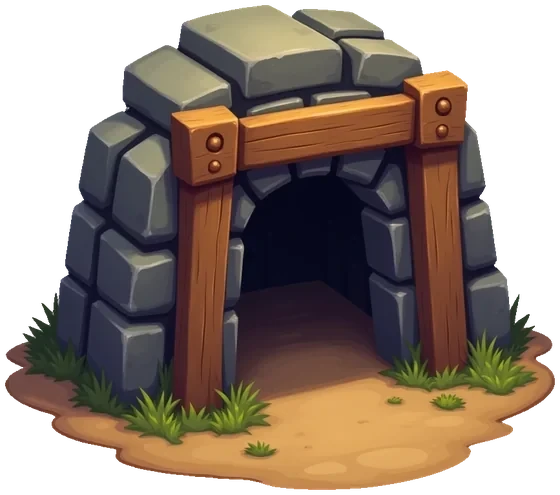
#> input picture assets/beam_frame.webp, 560 x 495 px; its folder holds only this picture in this run
$ python bleed_alpha.py
#> lines starting #> are read from the running program, lines starting #| are printed output that depends on the picture; after the words box and inside, x2 and y2 are one past the last pixel; in counts of white or black regions, pixels touching at a corner belong together
#> in main, im is the input picture: PIL image 560x495 RGBA; mean R, G, B, A 92.6, 73.7, 59.3, 174.3
"""Bleed sprite colour into the transparent border, so filtering has no black to find.

    python tools/bleed_alpha.py            # fix assets/ in place
    python tools/bleed_alpha.py --check    # report only, change nothing

The cut leaves transparent pixels at RGB 0,0,0 and the WebP encoder leaves a few
thousand partly-transparent pixels along every silhouette. Neither matters while
a sprite is drawn at its own size — but the moment the GPU filters it, whether
down a mip chain or through the occluder blur, it averages the visible edge with
that black and the object gets a dark rim. That is the "grey outline on blur".

Straight alpha is kept; only the colour of pixels nobody can see is changed. The
opaque colour is grown outward by repeated nearest-neighbour dilation, so a
filtered edge samples the object instead of the void. Composited output at full
resolution is bit-for-bit what it was — alpha is never touched.
"""

import argparse
import pathlib

import numpy as np
from PIL import Image
from scipy import ndimage

ROOT = pathlib.Path(__file__).resolve().parent.parent
ASSETS = ROOT / "assets"
QUALITY = 90
DEPTH = 12          # how far the colour is grown; a mip chain reaches this far


def bleed(rgba, depth=DEPTH):
#> called with depth = 12
    rgb = rgba[..., :3].astype(np.uint8)
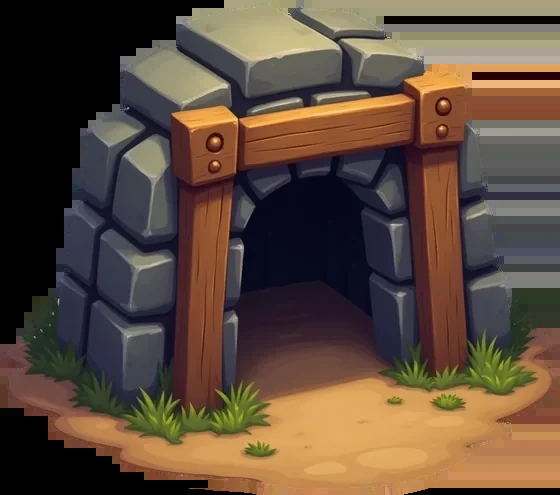
#> rgb: shape (495, 560, 3); mean R, G, B 92.6, 73.7, 59.3
    alpha = rgba[..., 3]
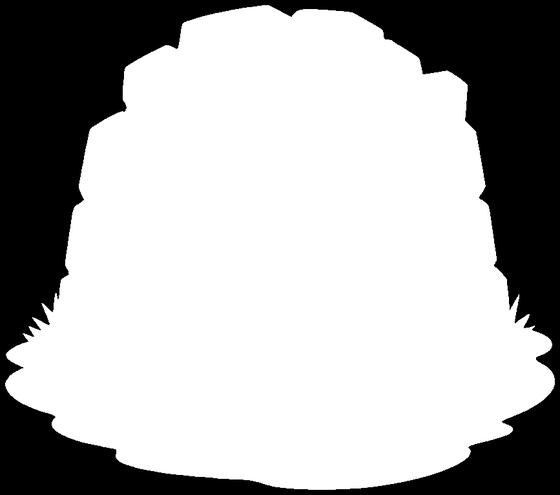
#> alpha: shape (495, 560); min 0, max 255, mean 174.3
    solid = alpha > 8
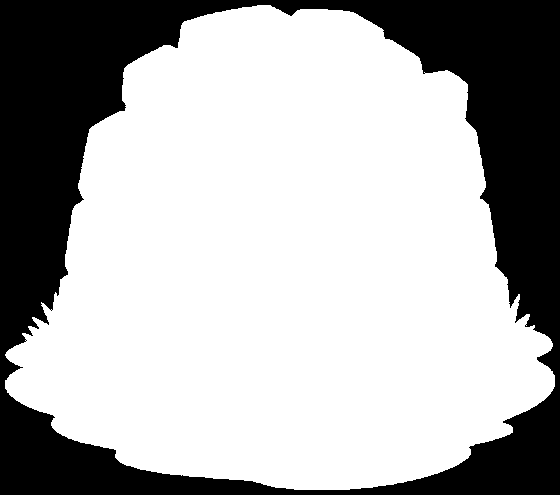
#> solid: shape (495, 560) bool; 68.7% white; 1 black region, box (x1, y1, x2, y2) and area: (0, 0, 560, 495) 86660
    if solid.all() or not solid.any():
        return rgba, 0

    # nearest opaque pixel for every pixel, in one pass
    idx = ndimage.distance_transform_edt(~solid, return_distances=False,
                                         return_indices=True)
    filled = rgb[tuple(idx)]
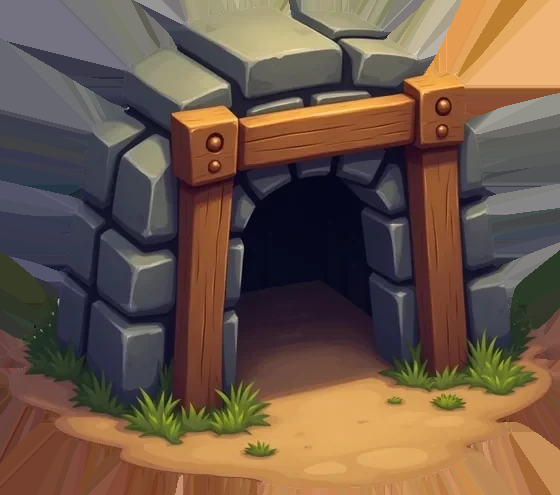
#> filled: shape (495, 560, 3); mean R, G, B 109.4, 87.6, 72
    reach = ndimage.distance_transform_edt(~solid) <= depth
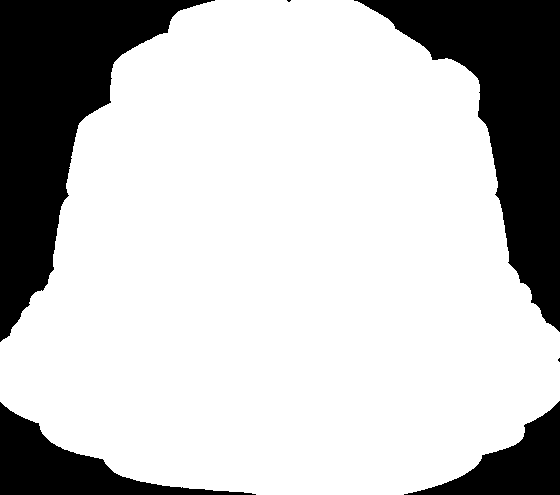
#> reach: shape (495, 560) bool; 76% white; 6 black regions (2 under 20 px), largest, box (x1, y1, x2, y2) and area: (0, 0, 215, 342) 27759, (354, 0, 560, 332) 25384, (0, 402, 256, 495) 7540, (404, 401, 560, 495) 5838
    out = rgb.copy()
    out[~solid & reach] = filled[~solid & reach]
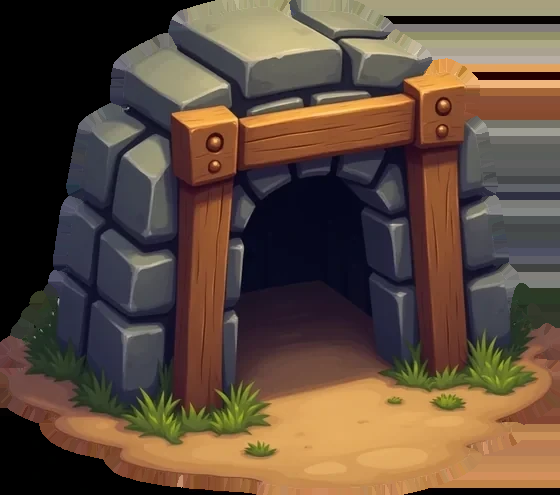
#> out: shape (495, 560, 3); 6.77% of pixels changed, all inside (x1, y1, x2, y2) = (0, 0, 560, 495)
    # partly-transparent pixels carry the encoder's own colour, which is already
    # mixed with the void; give them the nearest solid colour too
    edge = solid & (alpha < 248)
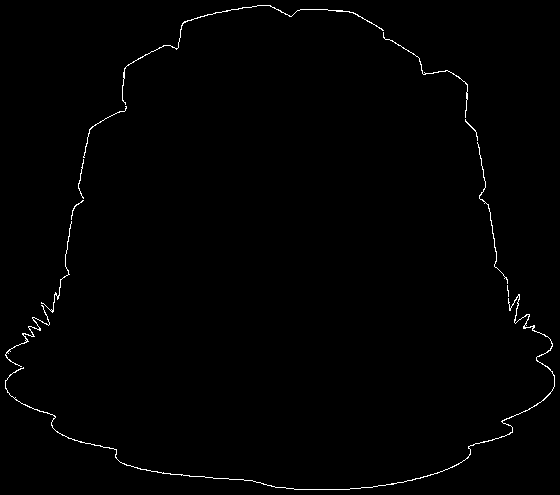
#> edge: shape (495, 560) bool; 0.78% white in thin lines or dots
    out[edge] = filled[edge]
    changed = int((~solid & reach).sum() + edge.sum())
#> changed = 22301
    return np.dstack([out, alpha]), changed


def main():
    ap = argparse.ArgumentParser()
    ap.add_argument("--check", action="store_true")
    args = ap.parse_args()

    files = sorted(ASSETS.glob("*.webp"))
    if not files:
        raise SystemExit(f"нет спрайтов в {ASSETS}")

    total = touched = 0
    for p in files:
        im = Image.open(p)
        if im.mode != "RGBA":
            continue
        a = np.asarray(im.convert("RGBA"))
        out, changed = bleed(a)
#> out: shape (495, 560, 4)
#> changed = 22301
        if not changed:
            continue
        total += changed
#> total = 22301
        touched += 1
        if not args.check:
            Image.fromarray(out, mode="RGBA").save(p, quality=QUALITY, method=6)
    verb = "нашлось бы" if args.check else "залито"
    print(f"{verb} {total} пикселей в {touched} спрайтах из {len(files)}"
          f" (альфа не тронута, глубина {DEPTH}px)")
#| залито 22301 пикселей в 1 спрайтах из 1 (альфа не тронута, глубина 12px)


if __name__ == "__main__":
    main()

$ run again, on assets/biome_crystals-480.webp
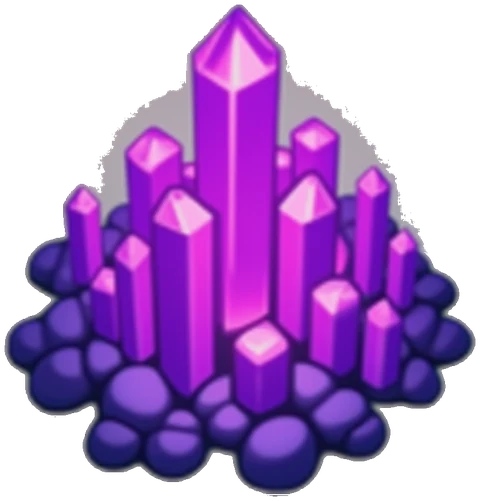
#> input picture assets/biome_crystals-480.webp, 480 x 501 px
#> in main, im is the input picture: PIL image 480x501 RGBA; mean R, G, B, A 82.8, 38.6, 106.4, 147.5
#> in bleed, `solid = alpha > 8`:
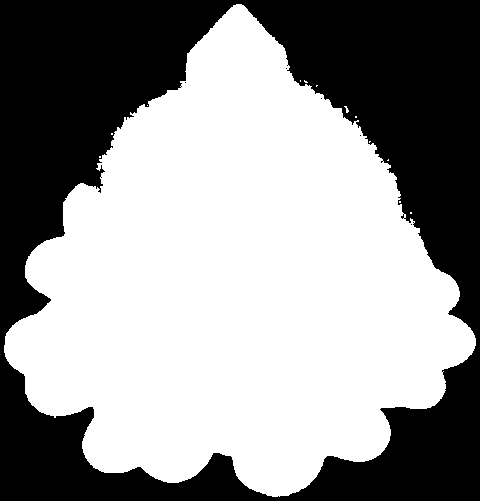
#> solid: shape (501, 480) bool; 58.3% white; 6 black regions (5 under 20 px), largest, box (x1, y1, x2, y2) and area: (0, 0, 480, 501) 100194
#> reach: shape (501, 480) bool; 66.6% white; 4 black regions, box (x1, y1, x2, y2) and area: (255, 0, 480, 321) 30795, (0, 0, 222, 322) 30212, (306, 363, 480, 501) 10264, (0, 371, 248, 501) 9155
#> in bleed, `edge = solid & (alpha < 248)`:
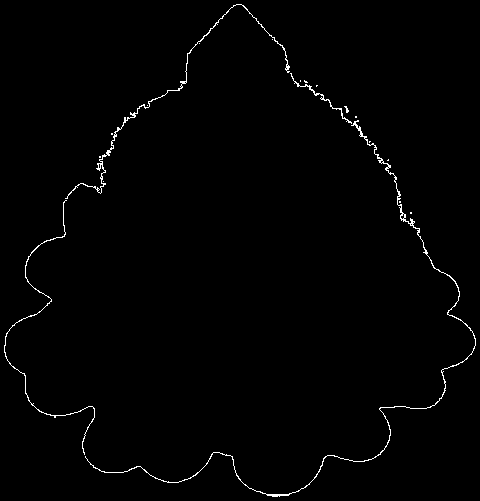
#> edge: shape (501, 480) bool; 0.98% white in thin lines or dots
#> in bleed, `changed = int((~solid & reach).sum() + edge.sum())`: changed = 22127
#| залито 22127 пикселей в 1 спрайтах из 1 (альфа не тронута, глубина 12px)
